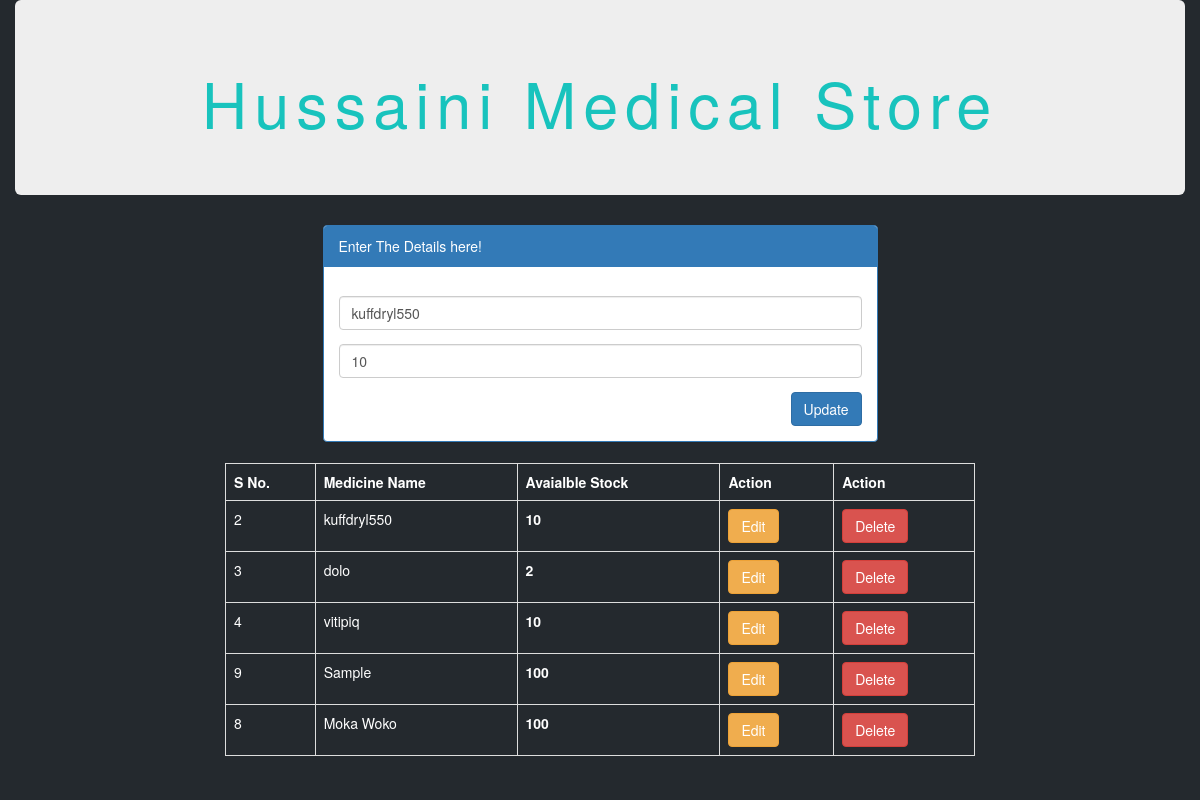
Screenshot of /index.php?update=1&id=2 with the database file from the repository.
### tables this page shows
CREATE TABLE `medicines` (
  `id` int(11) NOT NULL,
  `medicine_name` varchar(100) NOT NULL,
  `quantity` varchar(100) NOT NULL
);

### action.php (called while the page is built, shortened)
<?php
include "db.php";
class dataOperaion extends Database {
  public function fetch($table){
    $query = "SELECT * FROM ".$table;
    $array = array();
    $result = mysqli_query($this->con, $query);
    while($row = mysqli_fetch_assoc($result)){
    $array[] = $row;
    }
    return $array;
  }
public function select($table, $where){
  $query = "";
  $candition = "";
  foreach ($where as $key => $value) {
    $candition .= $key . "='" .$value ."' AND ";
  }
   $candition = substr($candition, 0 , -5);
   $query .= "SELECT * FROM ".$table. " WHERE " .$candition;
   $result = mysqli_query($this->con, $query);
   $row = mysqli_fetch_array($result);
   return $row;
}
}
 $obj = new dataOperaion;
 ?>

### db.php (called while the page is built, shortened)
<?php
  class Database {
    public function __construct(){
      $this -> con = mysqli_connect("localhost", "root", "", "medical");
    }
  }
 ?>

### index.php (the view, shortened to what this page needs)
<?php
include "action.php";
?>
<!DOCTYPE html>
<html lang="en" dir="ltr">
  <head>
    <link rel="stylesheet" href="https://maxcdn.bootstrapcdn.com/bootstrap/3.3.7/css/bootstrap.min.css">
  </head>
  <body>
    <div class="container-fluid">
      <div class="jumbotron">
        <h1>Hussaini Medical Store</h1>
      </div>
    </div>
    <div class="container">
      <div class="row">
        <div class="col-md-3"></div>
        <div class="col-md-6">
          <div class="panel panel-primary">
            <div class="panel-heading">Enter The Details here!</div>
            <div class="panel-body">
              <?php
                if(isset($_GET["update"])){
                  if(isset($_GET["id"])){
                    $id = $_GET["id"];
                    $where = array("id"=>$id);
                  }
                  $row = $obj->select("medicines", $where);
                  ?>
                  <form id="update_form" action="action.php" method="post">
                    <input type="text" class="form-control" name="name" value="<?php echo $row['medicine_name']; ?>">
                    <input type="text" class="form-control" name="quantity" value="<?php echo $row['quantity']; ?>">
                    <input type="submit" class="btn btn-primary pull-right" name="update" value="Update">
                  </form>
              <?php
            }
                ?>
            </div>
          </div>
        </div>
      </div>
      <div class="col-md-3"></div>
    </div>
    <div class="container">
      <div class="row">
        <div class="col-md-2"></div>
        <div class="col-md-8">
          <div class="table-responsive">
            <table class="table table-bordered">
              <tr>
                <th>S No.</th>
                <th>Medicine Name</th>
                <th>Avaialble Stock</th>
                <th>Action</th>
                <th>Action</th>
              </tr>
              <tr>
                <?php
                  $myrow = $obj->fetch("medicines");
                  foreach ($myrow as $row) {
                ?>
                <td><?php echo $row["id"]; ?></td>
                <td><?php echo $row["medicine_name"]; ?></td>
                <td><b><?php echo $row["quantity"]; ?></b></td>
                <td><a href="index.php?update=1&id=<?php echo $row['id']; ?> " class="btn btn-warning">Edit</a></td>
                <td><a href="index.php?delete=1&id=<?php echo $row['id']; ?>" class="btn btn-danger">Delete</a></td>
              </tr>
              <?php
                }
              ?>
            </table>
          </div>
        </div>
        <div class="col-md-2"></div>
      </div>
    </div>
  </body>
</html>

### index.php (style rules this page uses)
body { background: #24292e; color: white; }
h1 { text-align: center; color: #18c3bd !important; letter-spacing: 7px; font-weight: 500; }
input { margin-top: 14px; }

### rows the page displays
medicines: name "kuffdryl550", quantity "10", id "2", medicine_name "kuffdryl550"
medicines: id "3", medicine_name "dolo", quantity "2"
medicines: id "4", medicine_name "vitipiq", quantity "10"
medicines: id "9", medicine_name "Sample", quantity "100"
medicines: id "8", medicine_name "Moka Woko", quantity "100"
